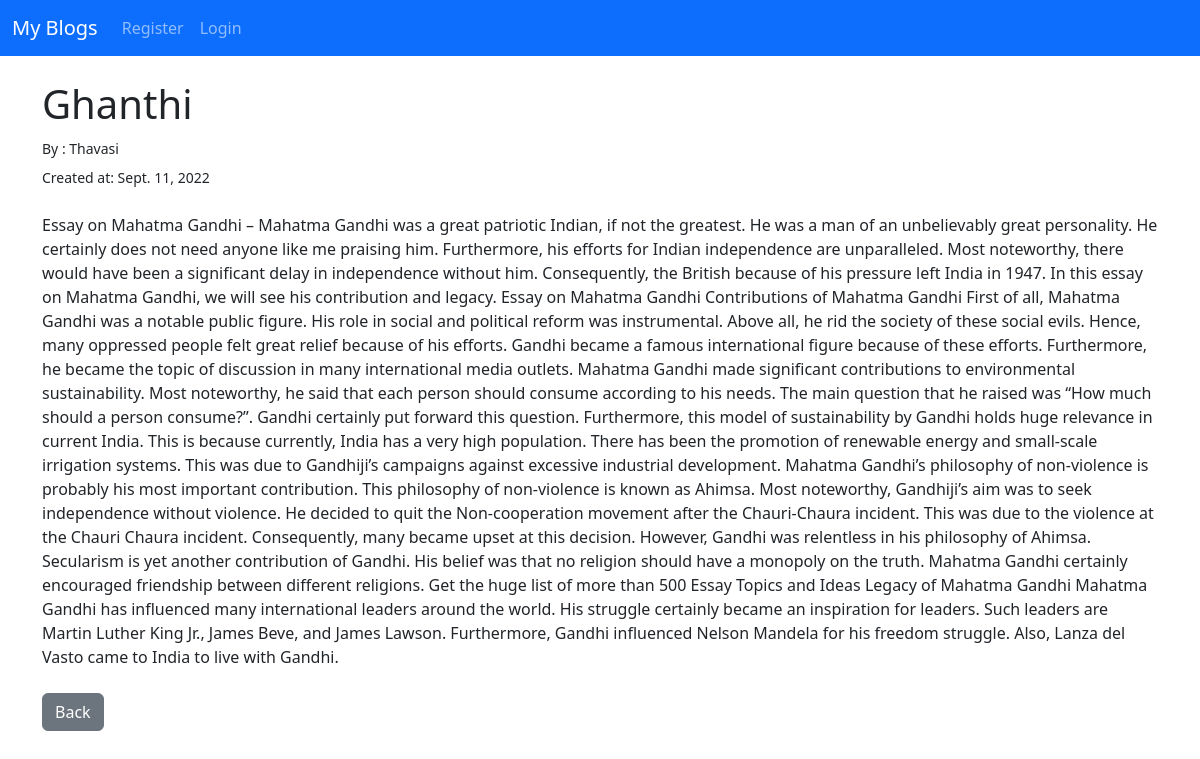
Page /article/3 on the committed database.
### user/models.py (models this page shows, shortened)
class Post(models.Model):
    title=models.CharField(max_length=255)
    titleTag=models.CharField(max_length=255)
    author=models.ForeignKey(User,on_delete=models.CASCADE)
    category=models.TextField()
    body=models.TextField()
    post_date=models.DateField(auto_now_add=True)

### user/views.py (the view)
# urls.py: path('article/<int:pk>',ArticleView.as_view(),name='article'),
class ArticleView(DetailView):
    model =Post
    template_name='article.html'

### user/templates/article.html (shortened to what this page needs)
{% extends 'base.html'%}
{% block content%}
	<div>
		<h1>{{post.title}}</h1>
	<small>By : {{post.author}}</small><br>
	<div style="padding-top: 5px;">
		<small>Created at: {{post.post_date}}</small>
	</div>
	<br>
	{{post.body |safe}}
	<br><br>
	<a class="btn btn-secondary" href="{% url 'home' %}">Back</a>
	</div>
{% endblock %}

### rows in the picture
Post: title "Ghanthi", author "Thavasi", post_date "Sept. 11, 2022", body "Essay on Mahatma Gandhi – Mahatma Gandhi was a great patriotic Indian, if not the greatest. He was a man of an unbelievably great personality. He certainly does not need anyone like me praising him. Furthermore, his efforts for Indian independence are unparalleled. Most noteworthy, there would have been a significant delay in independence without him. Consequently, the British because of his pressure left India in 1947. In this essay on Mahatma Gandhi, we will see his contribution and legacy. Essay on Mahatma Gandhi Contributions of Mahatma Gandhi First of all, Mahatma Gandhi was a notable public figure. His role in social and political reform was instrumental. Above all, he rid the society…"
